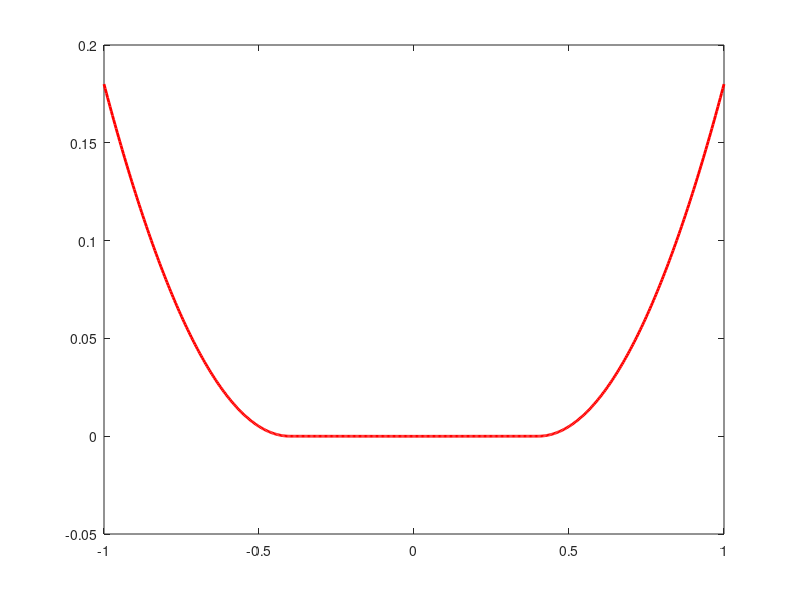

MATLAB code for this plot:
%%
% test on Legendre transforms

% f^*(y) = max xy - f(x)

f = @(x)1/2*x.^2;
f = @(x).4*abs(x) + 1/2*x.^2;

y1 = linspace(-1,1,512);
x1 = linspace(-10,10,1024*100);
[Y,X] = meshgrid(y1,x1);


x = linspace(-1,1,1023);
clf; 
plot(x,f(x), 'b-', 'LineWidth', 2);


[fs,I] = max(X.*Y-f(X));
xs = x1(I);

clf; 
plot(y1,fs, 'r-', 'LineWidth', 2);
